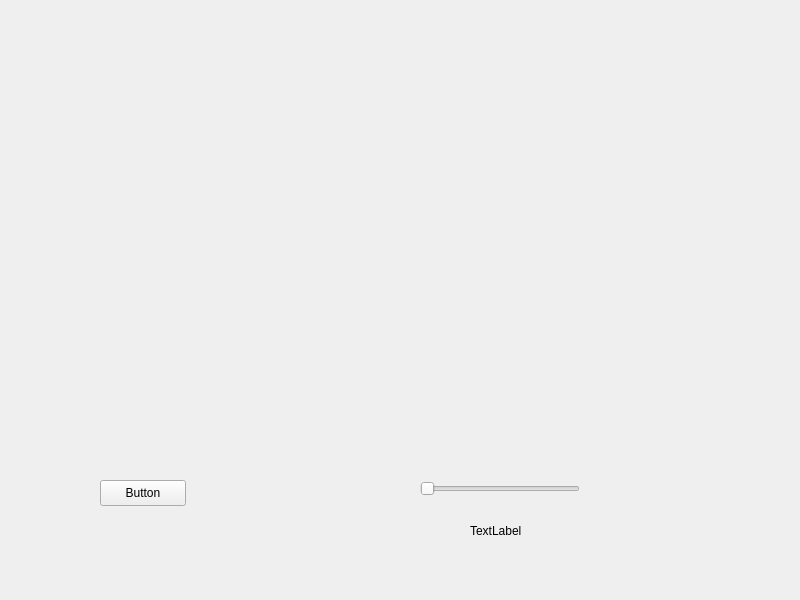
<?xml version="1.0" encoding="UTF-8"?>
<ui version="4.0">
 <class>Widget</class>
 <widget class="QWidget" name="Widget">
  <property name="geometry">
   <rect>
    <x>0</x>
    <y>0</y>
    <width>800</width>
    <height>600</height>
   </rect>
  </property>
  <property name="windowTitle">
   <string>Widget</string>
  </property>
  <widget class="QPushButton" name="pushButton">
   <property name="geometry">
    <rect>
     <x>100</x>
     <y>480</y>
     <width>86</width>
     <height>26</height>
    </rect>
   </property>
   <property name="text">
    <string>Button</string>
   </property>
  </widget>
  <widget class="QSlider" name="horizontalSlider">
   <property name="geometry">
    <rect>
     <x>420</x>
     <y>480</y>
     <width>160</width>
     <height>18</height>
    </rect>
   </property>
   <property name="orientation">
    <enum>Qt::Orientation::Horizontal</enum>
   </property>
  </widget>
  <widget class="QLabel" name="label">
   <property name="geometry">
    <rect>
     <x>470</x>
     <y>500</y>
     <width>61</width>
     <height>61</height>
    </rect>
   </property>
   <property name="text">
    <string>TextLabel</string>
   </property>
  </widget>
 </widget>
 <resources/>
 <connections/>
</ui>
